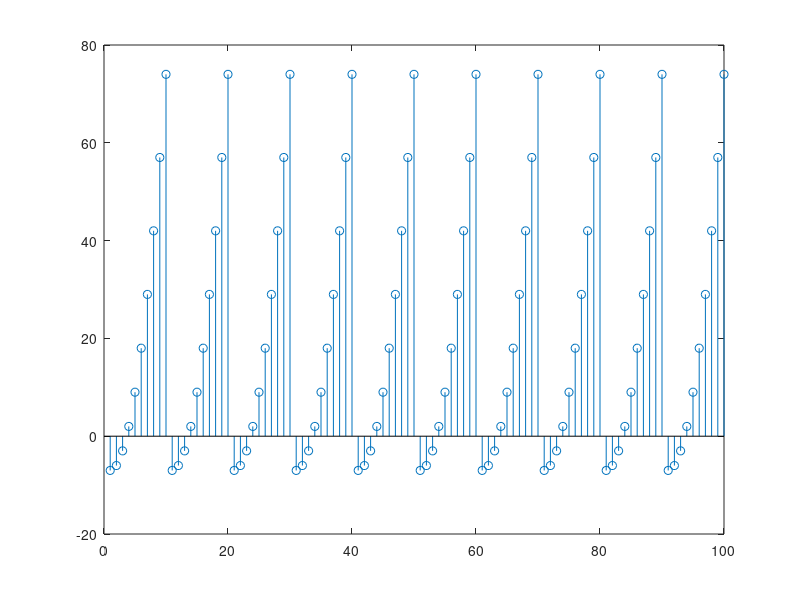

This chart was generated by the following MATLAB code:
f=0:99;
for n=1:100
    if f(n)<=9;
        f(n)=f(n).^2-7;
    elseif f(n)>=10;
        f(n)=f(n-10);
    end
    stem(f)
end


%Graph Description:
%The values repeat itself after n=9 that is why the points in the graph
%shows a wave-like pattern because the 10 values only repeats for 10 times.